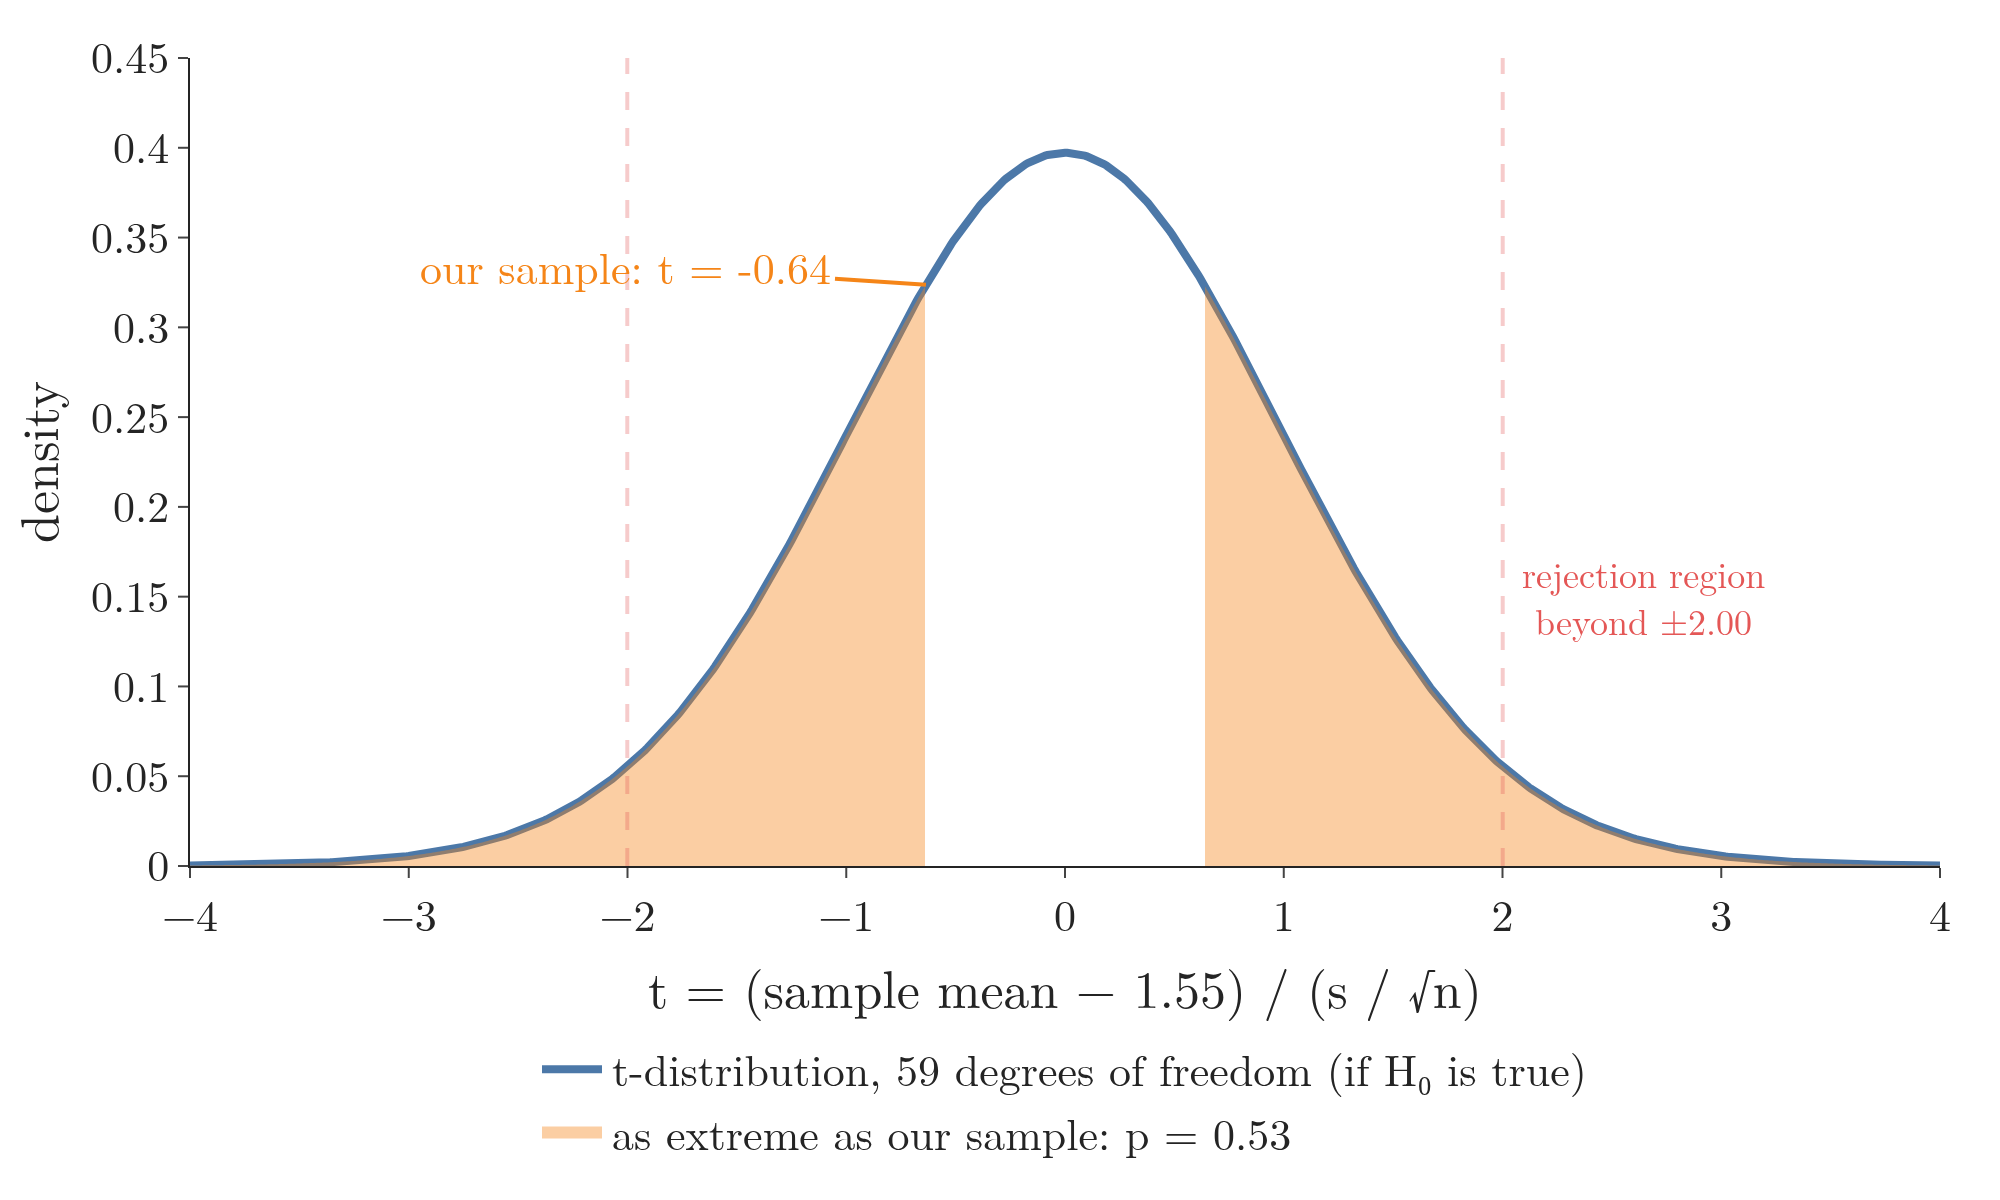

Python code for this plot:
"""The one-sample t-test on the 60 heights (Plotly): the t-distribution with 59 degrees of freedom, the sample's
t = -0.64, and the two shaded tails at least that far from 0, which hold p = 0.53 of the area. The dashed lines are
the 5% rejection region, beyond t = +-2.00."""
from pathlib import Path
import numpy as np
import pandas as pd
import plotly.graph_objects as go
from scipy import stats
from gifkit import BLUE, FONT, GREY, ORANGE, RED

here = Path(__file__).parent
h = pd.read_csv(here.parent / "data" / "people.csv").height
res = stats.ttest_1samp(h, 1.55)
t, p, df = res.statistic, res.pvalue, len(h) - 1
assert (round(t, 2), round(p, 2), df, round(h.mean(), 4), round(h.std(), 3)) == (-0.64, 0.53, 59, 1.5327, 0.211)
crit = stats.t.ppf(0.975, df)
xs = np.linspace(-4, 4, 801)
fig = go.Figure(go.Scatter(x=xs, y=stats.t.pdf(xs, df), mode="lines", line=dict(color=BLUE, width=4),
                           name="t-distribution, 59 degrees of freedom (if H₀ is true)"))
for side in (-1, 1):
    tail = xs[side * xs >= abs(t)]
    fig.add_scatter(x=tail, y=stats.t.pdf(tail, df), fill="tozeroy", mode="none", fillcolor="rgba(245,133,24,0.4)",
                    showlegend=side == 1, name=f"as extreme as our sample: p = {p:.2f}")
    fig.add_vline(x=side * crit, line=dict(color=RED, dash="dash", width=2))
fig.add_annotation(x=crit, y=0.15, text="rejection region<br>beyond ±2.00", showarrow=False, xanchor="left", xshift=8,
                   font=dict(size=18, color=RED))
fig.add_annotation(x=t, y=stats.t.pdf(t, df), ax=-150, ay=-10, text=f"our sample: t = {t:.2f}", font=dict(size=22, color=ORANGE),
                   arrowcolor=ORANGE, arrowwidth=2)
fig.update_layout(template="simple_white", width=1000, height=600, font=FONT,
                  xaxis=dict(title="t = (sample mean − 1.55) / (s / √n)"), yaxis=dict(title="density", range=[0, 0.45]),
                  legend=dict(orientation="h", x=0.5, xanchor="center", y=-0.2), margin=dict(l=80, r=30, t=20, b=130))
fig.write_image(here / "t_one_sample.png", scale=2)
